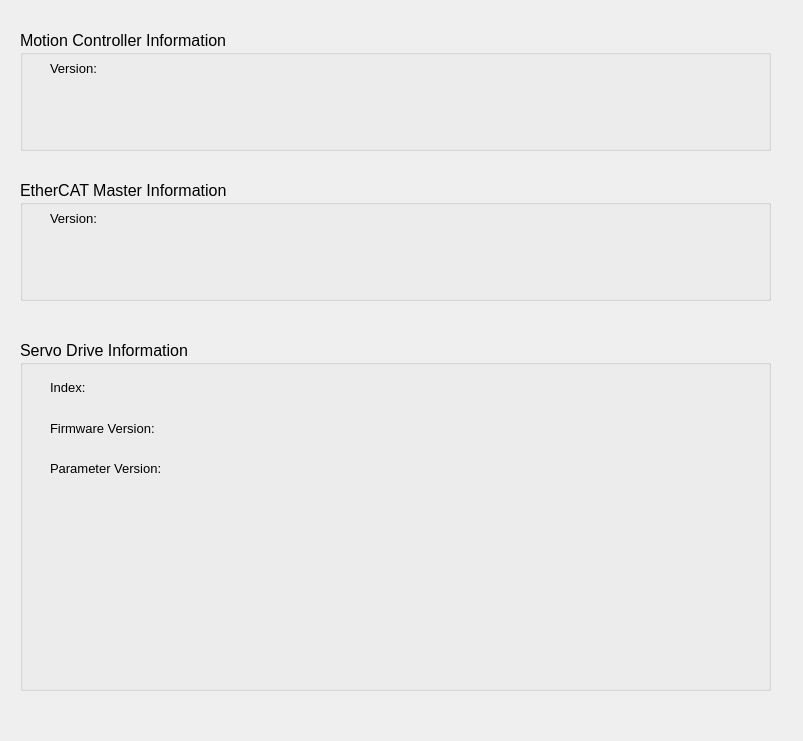
<?xml version="1.0" encoding="UTF-8"?>
<ui version="4.0">
 <class>Form</class>
 <widget class="QWidget" name="Form">
  <property name="geometry">
   <rect>
    <x>0</x>
    <y>0</y>
    <width>803</width>
    <height>741</height>
   </rect>
  </property>
  <property name="windowTitle">
   <string>Form</string>
  </property>
  <widget class="QGroupBox" name="groupBox">
   <property name="geometry">
    <rect>
     <x>20</x>
     <y>30</y>
     <width>751</width>
     <height>121</height>
    </rect>
   </property>
   <property name="font">
    <font>
     <family>Arial</family>
     <pointsize>12</pointsize>
    </font>
   </property>
   <property name="title">
    <string>Motion Controller Information</string>
   </property>
   <widget class="QLabel" name="label_3">
    <property name="geometry">
     <rect>
      <x>30</x>
      <y>30</y>
      <width>91</width>
      <height>16</height>
     </rect>
    </property>
    <property name="font">
     <font>
      <family>Arial</family>
      <pointsize>10</pointsize>
     </font>
    </property>
    <property name="text">
     <string>Version: </string>
    </property>
   </widget>
  </widget>
  <widget class="QGroupBox" name="groupBox_2">
   <property name="geometry">
    <rect>
     <x>20</x>
     <y>180</y>
     <width>751</width>
     <height>121</height>
    </rect>
   </property>
   <property name="font">
    <font>
     <family>Arial</family>
     <pointsize>12</pointsize>
    </font>
   </property>
   <property name="title">
    <string>EtherCAT Master Information</string>
   </property>
   <widget class="QLabel" name="label_4">
    <property name="geometry">
     <rect>
      <x>30</x>
      <y>30</y>
      <width>91</width>
      <height>16</height>
     </rect>
    </property>
    <property name="font">
     <font>
      <pointsize>10</pointsize>
     </font>
    </property>
    <property name="text">
     <string>Version: </string>
    </property>
   </widget>
  </widget>
  <widget class="QGroupBox" name="groupBox_3">
   <property name="geometry">
    <rect>
     <x>20</x>
     <y>340</y>
     <width>751</width>
     <height>351</height>
    </rect>
   </property>
   <property name="font">
    <font>
     <family>Arial</family>
     <pointsize>12</pointsize>
     <weight>50</weight>
     <bold>false</bold>
    </font>
   </property>
   <property name="title">
    <string>Servo Drive Information</string>
   </property>
   <widget class="QLabel" name="label_2">
    <property name="geometry">
     <rect>
      <x>30</x>
      <y>40</y>
      <width>58</width>
      <height>15</height>
     </rect>
    </property>
    <property name="font">
     <font>
      <pointsize>10</pointsize>
     </font>
    </property>
    <property name="text">
     <string>Index: </string>
    </property>
   </widget>
   <widget class="QLabel" name="label_5">
    <property name="geometry">
     <rect>
      <x>30</x>
      <y>80</y>
      <width>171</width>
      <height>16</height>
     </rect>
    </property>
    <property name="font">
     <font>
      <pointsize>10</pointsize>
     </font>
    </property>
    <property name="text">
     <string>Firmware Version: </string>
    </property>
   </widget>
   <widget class="QLabel" name="label_6">
    <property name="geometry">
     <rect>
      <x>30</x>
      <y>120</y>
      <width>181</width>
      <height>16</height>
     </rect>
    </property>
    <property name="font">
     <font>
      <pointsize>10</pointsize>
     </font>
    </property>
    <property name="text">
     <string>Parameter Version: </string>
    </property>
   </widget>
  </widget>
 </widget>
 <resources/>
 <connections/>
</ui>
